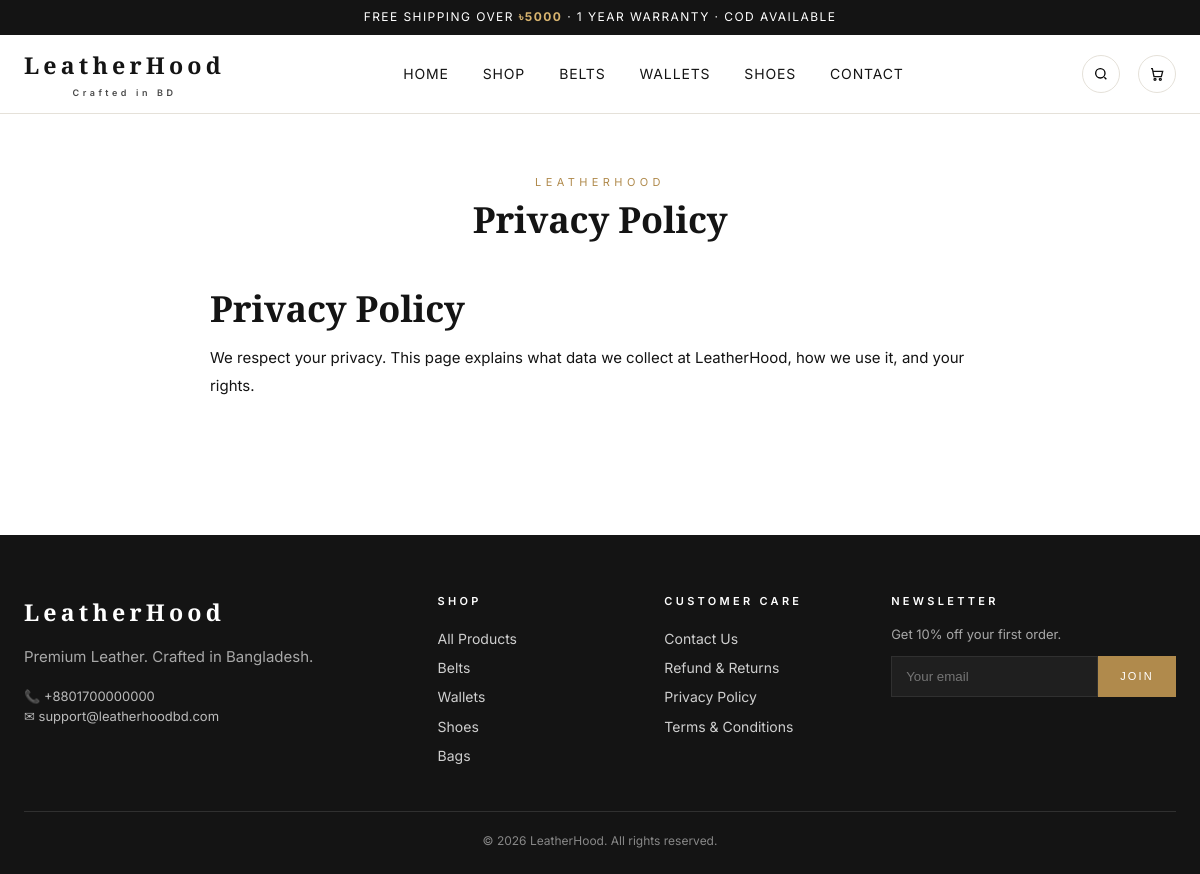
Page /page/privacy-policy on the committed database.
### tables this page shows
CREATE TABLE IF NOT EXISTS `pages` (
  `id`          BIGINT UNSIGNED NOT NULL AUTO_INCREMENT,
  `title`       VARCHAR(190) NOT NULL,
  `slug`        VARCHAR(220) NOT NULL,
  `content`     LONGTEXT NOT NULL,
  `excerpt`     TEXT DEFAULT NULL,
  `template`    VARCHAR(60) NOT NULL DEFAULT 'default',
  `status`      ENUM('draft','published','private') NOT NULL DEFAULT 'draft',
  `meta_title`  VARCHAR(190) DEFAULT NULL,
  `meta_description` TEXT DEFAULT NULL,
  `author_id`   BIGINT UNSIGNED DEFAULT NULL,
  `published_at` DATETIME DEFAULT NULL,
  `created_at`  DATETIME NOT NULL DEFAULT CURRENT_TIMESTAMP,
  `updated_at`  DATETIME NOT NULL DEFAULT CURRENT_TIMESTAMP ON UPDATE CURRENT_TIMESTAMP,
  PRIMARY KEY (`id`),
  UNIQUE KEY `uq_pages_slug` (`slug`),
  KEY `idx_pages_status` (`status`)
);

### public/index.php (called while the page is built, shortened)
<?php
$router = new Router();
$router->get('/',        function () { require LH_ROOT . '/public/views/home.php'; });
$router->get('/shop',    function () { require LH_ROOT . '/public/views/shop.php'; });
$router->get('/contact', function () { require LH_ROOT . '/public/views/contact.php'; });
$router->get('/cart',    function () { require LH_ROOT . '/public/views/cart.php'; });
$router->get('/checkout',function () { require LH_ROOT . '/public/views/checkout.php'; });
$router->get('/product/{slug}', function ($p) {
    $GLOBALS['slug'] = $p['slug'];
    require LH_ROOT . '/public/views/product.php';
});
$router->get('/page/{slug}', function ($p) {
    $GLOBALS['slug'] = $p['slug'];
    require LH_ROOT . '/public/views/page.php';
});
$router->get('/order/thank-you/{number}', function ($p) {
    $GLOBALS['order_number'] = $p['number'];
    require LH_ROOT . '/public/views/thankyou.php';
});
$router->post('/cart/add', function () {
    if (!Helpers::checkCsrf((string)Helpers::input('_csrf'))) Helpers::json(['ok'=>false,'msg'=>'Bad CSRF'], 403);
    CartService::add(
        (int)Helpers::input('product_id'),
        Helpers::input('variation_id') ? (int)Helpers::input('variation_id') : null,
        max(1, (int)(Helpers::input('qty', 1)))
    );
    Helpers::json(['ok'=>true, 'count'=>CartService::count()]);
});
$router->post('/cart/update', function () {
    if (!Helpers::checkCsrf((string)Helpers::input('_csrf'))) Helpers::json(['ok'=>false,'msg'=>'Bad CSRF'], 403);
    CartService::update((string)Helpers::input('key'), max(0, (int)Helpers::input('qty', 1)));
    $hyd = CartService::hydrate();
    Helpers::json(['ok'=>true, 'count'=>CartService::count(), 'subtotal'=>$hyd['subtotal']]);
});
$router->post('/cart/remove', function () {
    if (!Helpers::checkCsrf((string)Helpers::input('_csrf'))) Helpers::json(['ok'=>false,'msg'=>'Bad CSRF'], 403);
    CartService::remove((string)Helpers::input('key'));
    Helpers::json(['ok'=>true, 'count'=>CartService::count()]);
});
$router->get('/api/geo/divisions', fn() =>
    Helpers::json(['divisions' => ShippingService::divisions()]));
$router->get('/api/geo/districts/{id}', fn($p) =>
    Helpers::json(['districts' => ShippingService::districts((int)$p['id'])]));
$router->get('/api/geo/police-stations/{id}', fn($p) =>
    Helpers::json(['police_stations' => ShippingService::policeStations((int)$p['id'])]));
$router->post('/api/checkout/quote', function () {
    $cart = CartService::hydrate();
    $q = ShippingService::quote(
        (int)Helpers::input('district_id', 0) ?: null,
        (int)Helpers::input('police_station_id', 0) ?: null,
        $cart['subtotal']
    );
    $coupon  = trim((string)Helpers::input('coupon_code', ''));
    $discount = 0.0;
    if ($coupon !== '') {
        $row = Database::i()->one('SELECT * FROM coupons WHERE code = ? AND is_active = 1', [$coupon]);
        if ($row && (float)$row['min_subtotal'] <= $cart['subtotal']) {
            if ($row['type'] === 'percent') $discount = $cart['subtotal'] * ((float)$row['value'] / 100);
            elseif ($row['type'] === 'fixed') $discount = (float)$row['value'];
            elseif ($row['type'] === 'free_shipping') $q['fee'] = 0.0;
        }
    }
    $grand = max(0, $cart['subtotal'] - $discount + (float)$q['fee']);
    Helpers::json([
        'subtotal'    => $cart['subtotal'],
        'discount'    => $discount,
        'shipping'    => (float)$q['fee'],
        'grand'       => $grand,
        'deliverable' => $q['deliverable'],
        'message'     => $q['message'],
        'subtotal_fmt'=> Helpers::bdt($cart['subtotal']),
        'shipping_fmt'=> Helpers::bdt($q['fee']),
        'grand_fmt'   => Helpers::bdt($grand),
        'discount_fmt'=> Helpers::bdt($discount),
    ]);
});
$router->post('/api/checkout/place', function () {
    if (!Helpers::checkCsrf((string)Helpers::input('_csrf'))) Helpers::json(['ok'=>false,'msg'=>'Bad CSRF'], 403);
    try {
        $res = CheckoutService::placeOrder($_POST);
        $_SESSION['pending_order_id']     = $res['order_id'];
        $_SESSION['pending_order_number'] = $res['order_number'];
        Helpers::json(['ok' => true] + $res);
    } catch (\Throwable $e) {
        Helpers::json(['ok' => false, 'msg' => $e->getMessage()], 422);
    }
});
$router->post('/api/checkout/verify', function () {
    if (!Helpers::checkCsrf((string)Helpers::input('_csrf'))) Helpers::json(['ok'=>false,'msg'=>'Bad CSRF'], 403);
    $id   = (int)($_SESSION['pending_order_id'] ?? 0);
    $code = preg_replace('/\D/', '', (string)Helpers::input('otp'));
    if (!$id) Helpers::json(['ok'=>false,'msg'=>'No pending order.'], 422);
    if (!OtpService::verify($id, $code)) Helpers::json(['ok'=>false,'msg'=>'Invalid or expired OTP.'], 422);
    try { MetaCAPI::purchase($id); } catch (\Throwable $e) { error_log('CAPI: '.$e->getMessage()); }
    $num = $_SESSION['pending_order_number'] ?? '';
    unset($_SESSION['pending_order_id'], $_SESSION['pending_order_number']);
    Helpers::json(['ok' => true, 'order_number' => $num,
                   'redirect' => Helpers::url('order/thank-you/'.$num)]);
});
$router->post('/api/checkout/resend-otp', function () {
    $id = (int)($_SESSION['pending_order_id'] ?? 0);
    if (!$id) Helpers::json(['ok'=>false,'msg'=>'No pending order.'], 422);
    $order = Database::i()->one('SELECT customer_phone FROM orders WHERE id = ?', [$id]);
    if (!$order) Helpers::json(['ok'=>false,'msg'=>'Order not found.'], 422);
    OtpService::sendForOrder($id, $order['customer_phone']);
    Helpers::json(['ok' => true]);
});
$router->notFound(function () {
    http_response_code(404);
    require LH_ROOT . '/public/views/404.php';
});
$router->dispatch($_SERVER['REQUEST_METHOD'], $_SERVER['REQUEST_URI']);

### app/Core/Database.php (called while the page is built, shortened)
<?php
final class Database
{
    private static ?Database $instance = null;
    private PDO $pdo;
    private function __construct(array $cfg)
    {
        $dsn = sprintf(
            'mysql:host=%s;port=%d;dbname=%s;charset=%s',
            $cfg['host'], $cfg['port'], $cfg['name'], $cfg['charset']
        );
        try {
            $this->pdo = new PDO($dsn, $cfg['user'], $cfg['pass'], [
                PDO::ATTR_ERRMODE            => PDO::ERRMODE_EXCEPTION,
                PDO::ATTR_DEFAULT_FETCH_MODE => PDO::FETCH_ASSOC,
                PDO::ATTR_EMULATE_PREPARES   => false,
                PDO::ATTR_PERSISTENT         => false,
                PDO::MYSQL_ATTR_INIT_COMMAND => "SET NAMES {$cfg['charset']} COLLATE {$cfg['collate']}, time_zone='+06:00'",
            ]);
        } catch (PDOException $e) {
            error_log('[LH][DB] '.$e->getMessage());
            http_response_code(500);
            exit('Service temporarily unavailable.');
        }
    }
    public static function boot(array $cfg): self
    {
        if (self::$instance === null) {
            self::$instance = new self($cfg);
        }
        return self::$instance;
    }
    public static function i(): self
    {
        return self::$instance;
    }
    public function run(string $sql, array $params = []): PDOStatement
    {
        $stmt = $this->pdo->prepare($sql);
        $stmt->execute($params);
        return $stmt;
    }
    public function one(string $sql, array $params = []): ?array
    {
        $row = $this->run($sql, $params)->fetch();
        return $row === false ? null : $row;
    }
}

### app/Core/Helpers.php (called while the page is built, shortened)
<?php
final class Helpers
{
    public static function e(?string $value): string
    {
        return htmlspecialchars((string)$value, ENT_QUOTES | ENT_SUBSTITUTE, 'UTF-8');
    }
}

### public/views/page.php (the view, shortened to what this page needs)
<?php
$slug = $GLOBALS['slug'] ?? '';
$page = Database::i()->one("SELECT * FROM pages WHERE slug = ? AND status='published' LIMIT 1", [$slug]);
include __DIR__ . '/partials/header.php';
?>
<section class="container" style="padding:60px 0;max-width:780px">
  <div class="section-head">
    <div class="eyebrow">LeatherHood</div>
    <h2><?= Helpers::e($page['title']) ?></h2>
  </div>
  <article style="font-size:15px;line-height:1.85"><?= $page['content'] ?></article>
</section>
<?php include __DIR__ . '/partials/footer.php'; ?>

### app/Core/Router.php (shortened to what this page needs)
<?php
final class Router
{
    private array $routes = [];
    public function add(string $method, string $path, callable $handler): void
    {
        $this->routes[] = [strtoupper($method), $path, $handler];
    }
    public function dispatch(string $method, string $uri): void
    {
        $path = parse_url($uri, PHP_URL_PATH) ?: '/';
        $path = '/' . ltrim($path, '/');
        foreach ($this->routes as [$m, $p, $h]) {
            $regex = '#^'.preg_replace('#\{([a-z_][a-z0-9_]*)\}#i', '(?P<$1>[^/]+)', $p).'$#';
            if (preg_match($regex, $path, $match)) {
                $params = array_filter($match, fn($k) => !is_int($k), ARRAY_FILTER_USE_KEY);
                $h($params);
                return;
            }
        }
    }
}

### public/assets/css/site.css (style rules this page uses)
:root { --bg: #ffffff; --bg-soft: #f7f5f1; --bg-grey: #f2efea; --ink: #141414; --ink-soft: #4a4a4a; --line: #e5e1d9; --gold: #b08a4c; --accent: #1a1a1a; --danger: #b54141; --success: #2e7d4f; --serif: 'Playfair Display', 'Times New Roman', serif; --sans: 'Inter', system-ui, -apple-system, Segoe UI, sans-serif; --maxw: 1280px; --radius: 4px; --shadow-soft: 0 1px 2px rgba(0,0,0,.04), 0 8px 24px rgba(20,20,20,.06); }
*,*::before,*::after { box-sizing:border-box; }
html,body { margin:0; padding:0; }
body { font-family:var(--sans); color:var(--ink); background:var(--bg); font-size:15px; line-height:1.55; -webkit-font-smoothing:antialiased; text-rendering:optimizeLegibility; }
h1,h2,h3,h4 { font-family:var(--serif); font-weight:600; letter-spacing:-.005em; margin:0 0 .4em; line-height:1.15; }
h2 { font-size:clamp(1.7rem, 3vw, 2.3rem); }
.container { max-width:var(--maxw); margin:0 auto; padding:0 24px; }
.section-head { text-align:center; margin-bottom:48px; }
.section-head .eyebrow { font-size:11px; letter-spacing:.4em; text-transform:uppercase; color:var(--gold); margin-bottom:8px; }
.section-head h2 { margin-bottom:8px; }

### rows in the picture
pages: title "Privacy Policy", content "Privacy Policy We respect your privacy. This page explains what data we collect at LeatherHood, how we use it, and your rights."

### other values in the picture
Helpers::e(Helpers::setting('free_shipping_threshold', '5000')) "5000"
Helpers::e($brand) "LeatherHood"
Helpers::e(Helpers::setting('site_name','LeatherHood')) "LeatherHood"
Helpers::e(Helpers::setting('contact_phone','+8801700000000')) "+8801700000000"
